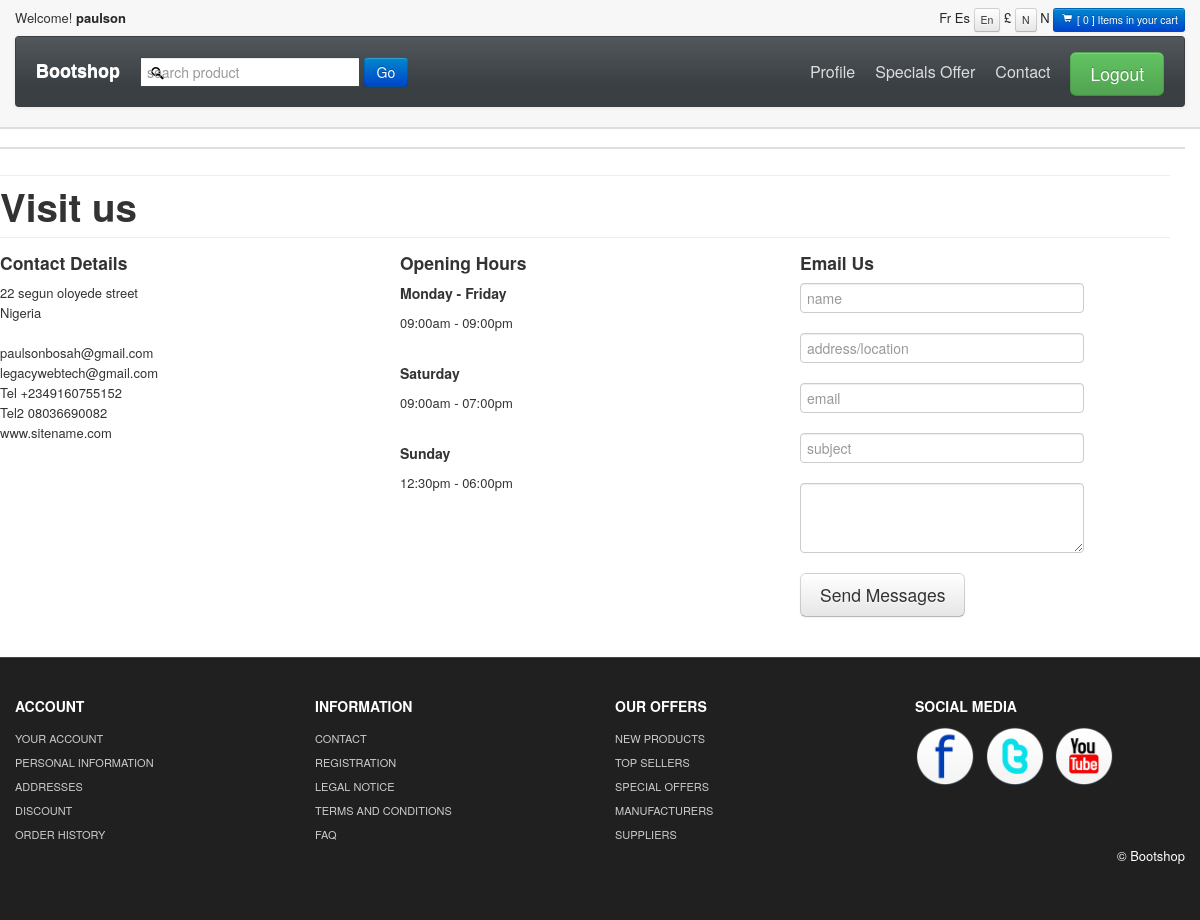
Page /contact/ (signed in) on the committed database.
### Store/models.py (models this page shows, shortened)
class MyUser(AbstractBaseUser):
    first_name = models.CharField(verbose_name="first name", max_length=60)
    last_name = models.CharField(verbose_name="last name", max_length=60)
    username = models.CharField(verbose_name="username", max_length=30, unique=True, null=True, blank=True)
    email = models.EmailField(verbose_name="email address", max_length=60, unique=True)
    date_joined = models.DateTimeField(verbose_name="date joined", auto_now_add=True)
    last_login = models.DateTimeField(verbose_name="last login", auto_now=True)
    is_staff = models.BooleanField(default=False)
    is_superuser = models.BooleanField(default=False)
    is_active = models.BooleanField(default=True)
    @property
    def name(self):
        return f'{self.first_name} {self.last_name}'
    USERNAME_FIELD = "email"
    REQUIRED_FIELDS = ['first_name', 'last_name']
    objects = MyUserManager()
    def __str__(self):
        return self.name
    '''
    Make sure to set this custom model as our user model in settings.py
    AUTH_USER_MODEL = "App.CustomUserModel"
    Make sure to delete previous migration files incase of errors
    Then make migrations
    '''

class CompanyInfo(models.Model):
    logo = models.ImageField(upload_to="Images/Company", blank=True, null=True)
    name = models.CharField(max_length=150, blank=False, null=False)
    address = models.CharField(max_length=150, blank=True, null=True)
    country = models.CharField(max_length=60, blank=True, null=True)
    email1 = models.EmailField(blank=False, null=False)
    email2 = models.EmailField(blank=True, null=True)
    phone1 = models.CharField(max_length=25, blank=False, null=False)
    phone2 = models.CharField(max_length=25, blank=True, null=True)
    website = models.CharField(max_length=100, blank=True, null=True)
    facebook_link = models.URLField(max_length=2000, blank=True, null=True)
    twitter_link = models.URLField(max_length=2000, blank=True, null=True)
    instagram_link = models.URLField(max_length=2000, blank=True, null=True)
    youtube_link = models.URLField(max_length=200, blank=True, null=True)
    currency = models.CharField(max_length=60, null=False, blank=False,  help_text="e.g dollar")
    currency_shortcode = models.CharField(max_length=3, null=False, blank=False, help_text="e.g usd")
    currency_symbol = models.CharField(max_length=1, null=False, blank=False,  help_text="e.g $")
    public_key = models.CharField(max_length=160, blank=True, null=True)
    secret_key = models.CharField(max_length=160, blank=True, null=True)
    google_analytics = models.TextField(max_length=3000, blank=True, null=True)

### Store/views.py (the view, shortened to what this page needs)
# urls.py: path('contact/', views.contact, name='contact'),
def contact(request):
    try:
        customer = request.user.customer
    except:
        try:
            device = request.COOKIES['device']
        except:
            return redirect('/')
        customer, created = Customer.objects.get_or_create(device=device)
    order, created = Order.objects.get_or_create(customer=customer, complete=False)
    item_total = order.item_total
    total = order.total
    context = {'item_total':item_total, 'total':total, 'company': company,}
    return render(request, 'contact.html', context)

### Store/models.py (called while the page is built)
    @property
    def price_total(self):
        orderitems = self.orderitem_set.all()
        total = sum([item.item_price_total for item in orderitems])
        return  total

    @property
    def discount_total(self):
        orderitems = self.orderitem_set.all()
        total = sum([item.product.discount for item in orderitems])
        return total

    @property
    def tax_total(self):
        orderitems = self.orderitem_set.all()
        total = sum([item.product.tax for item in orderitems])
        return total

    @property
    def shipping_fee_total(self):
        orderitems = self.orderitem_set.all()
        total = sum([item.product.shipping_fee for item in orderitems])
        return total

    @property
    def item_total(self):
        orderitems = self.orderitem_set.all()
        total = sum([item.quantity for item in orderitems])
        if self.delivered == True:
            for i in orderitems:
                i.quantity = 0
                total = i.quantity
        return  total

    @property
    def total(self):
        total = (self.price_total + self.shipping_fee_total + self.tax_total) - self.discount_total
        return total

### Templates/contact.html (shortened to what this page needs)
{% extends 'base.html' %}
{% load static %}
{% block body %}
<div id="mainBody">
<div class="container">
	<hr class="soften">
	<h1>Visit us</h1>
	<hr class="soften"/>
	<div class="row">
		<div class="span4">
		<h4>Contact Details</h4>
		<p>	{{company.address}}<br>{{company.country}}
			<br/><br/>
			{{company.email1}}<br/>
			{% if company.email2 %}{{company.email2}}<br/>{% endif %}
			﻿Tel {{company.phone1}}<br/>
			{% if company.phone2 %}﻿Tel2 {{company.phone2}}<br/>{% endif %}
			{{company.website}}
		</p>
		</div>
		<div class="span4">
		<h4>Opening Hours</h4>
			<h5> Monday - Friday</h5>
			<p>09:00am - 09:00pm<br/><br/></p>
			<h5>Saturday</h5>
			<p>09:00am - 07:00pm<br/><br/></p>
			<h5>Sunday</h5>
			<p>12:30pm - 06:00pm<br/><br/></p>
		</div>
		<div class="span4">
		<h4>Email Us</h4>
		<form class="form-horizontal" method="POST">
        <fieldset>
          <div class="control-group">
              <input type="text" name="name" placeholder="name" class="input-xlarge"/>
          </div>
		  <div class="control-group">
              <input type="text" name="location" placeholder="address/location" class="input-xlarge"/>
          </div>
		   <div class="control-group">
              <input type="text" name="email" placeholder="email" class="input-xlarge"/>
          </div>
		   <div class="control-group">
              <input type="text" name="subject" placeholder="subject" class="input-xlarge"/>
          </div>
          <div class="control-group">
              <textarea rows="3" name="message" id="textarea" class="input-xlarge"></textarea>
          </div>
            <button class="btn btn-large" name="message" type="submit">Send Messages</button>
        </fieldset>
      </form>
	  </div>
	</div>
</div>
</div>
{% endblock %}

### Templates/base.html (shortened to what this page needs)
{% load static %}
<!DOCTYPE html>
<html lang="en">
  <head>
    <link id="callCss" rel="stylesheet" href="{% static 'themes/bootshop/bootstrap.min.css' %}" media="screen"/>
    <link href="{% static 'themes/css/base.css' %}" rel="stylesheet" media="screen"/>
	<link href="{% static 'themes/css/bootstrap-responsive.min.css' %}" rel="stylesheet"/>
	<link href="{% static 'themes/css/font-awesome.css' %}" rel="stylesheet" type="text/css">
	<link href="{% static 'themes/js/google-code-prettify/prettify.css' %}" rel="stylesheet"/>
  </head>
<body>
<div id="header">
<div class="container">
<div id="welcomeLine" class="row">
    {% if user.is_authenticated %}
	<div class="span6">Welcome! <strong><a href="{% url 'Store:profile' request.user.id %}">{{ user.first_name }}<a/></strong></div>
    {% else %}
    <div class="span6">Welcome! <strong>user</strong></div>
    {% endif %}
	<div class="span6">
	<div class="pull-right">
		<span class="">Fr</span>
		<span class="">Es</span>
		<span class="btn btn-mini">En</span>
		<span>&pound;</span>
		<span class="btn btn-mini">{{company.currency_symbol}}{{ order.total }}</span>
		<span class="">{{company.currency_symbol}}</span>
		<a href="{% url 'Store:cart' %}"><span class="btn btn-mini btn-primary"><i class="icon-shopping-cart icon-white"></i> [ {{ item_total }} ] Items in your cart </span> </a>
	</div>
	</div>
</div>
<div id="logoArea" class="navbar">
  <div class="navbar-inner">
	{% if company.logo %}
    <a class="brand" href="{% url 'Store:index' %}"><img src="{{company.logo.url}}" alt="Logo"/></a>
	{% elif company.name %}
	<a class="brand" href="{% url 'Store:index' %}" id="logo-name">{{company.name}}</a>
	{% else %}
	<a class="brand" href="{% url 'Store:index' %}"><img src="{% static 'themes/images/logo.png' %}" alt="Logo"/></a>
	{% endif %}
		<form class="form-inline navbar-search" method="POST" action="#">
		<input id="srchFld" class="srchTxt" name="search" type="text" placeholder="search product" />
		  <button type="submit" id="submitButton" class="btn btn-primary">Go</button>
    	</form>
    <ul id="topMenu" class="nav pull-right">
	{% if user.is_authenticated %}
	 <li class=""><a href="{% url 'Store:profile' request.user.id %}">Profile</a></li>
	 <li class=""><a href="special_offer.html">Specials Offer</a></li>
	 {% endif %}
	 <li class=""><a href="{% url 'Store:contact' %}">Contact</a></li>
	 <li class="">
	 {% if user.is_authenticated %}
	 <a href="{% url 'Store:logout' %}" role="button" data-toggle="modal" style="padding-right:0"><span class="btn btn-large btn-success">Logout</span></a>
	 {% else %}
	 <a href="{% url 'Store:login' %}" role="button" data-toggle="modal" style="padding-right:0"><span class="btn btn-large btn-success">Login</span></a>
	 {% endif %}
	</li>
    </ul>
  </div>
</div>
</div>
</div>
<div id="mainBody">
	<div class="container">
	<div class="row">
{% block body %}
{% endblock %}
		</div>
		</div>
	</div>
	<div  id="footerSection">
	<div class="container">
		<div class="row">
			<div class="span3">
				<h5>ACCOUNT</h5>
				<a href="login.html">YOUR ACCOUNT</a>
				<a href="login.html">PERSONAL INFORMATION</a>
				<a href="login.html">ADDRESSES</a>
				<a href="login.html">DISCOUNT</a>
				<a href="login.html">ORDER HISTORY</a>
			 </div>
			<div class="span3">
				<h5>INFORMATION</h5>
				<a href="{% url 'Store:contact' %}">CONTACT</a>
				<a href="register.html">REGISTRATION</a>
				<a href="legal_notice.html">LEGAL NOTICE</a>
				<a href="tac.html">TERMS AND CONDITIONS</a>
				<a href="faq.html">FAQ</a>
			 </div>
			<div class="span3">
				<h5>OUR OFFERS</h5>
				<a href="#">NEW PRODUCTS</a>
				<a href="#">TOP SELLERS</a>
				<a href="special_offer.html">SPECIAL OFFERS</a>
				<a href="#">MANUFACTURERS</a>
				<a href="#">SUPPLIERS</a>
			 </div>
			<div id="socialMedia" class="span3 pull-right">
				<h5>SOCIAL MEDIA </h5>
				{% if company.facebook_link %}
				<a href="{{company.facebook_link}}"><img width="60" height="60" src="{% static 'themes/images/facebook.png' %}" title="facebook" alt="facebook link"/></a>
				{% endif %}
				{% if company.twitter_link %}
				<a href="{{company.twitter_link}}"><img width="60" height="60" src="{% static 'themes/images/twitter.png' %}" title="twitter" alt="twitter link"/></a>
				{% endif %}
				{% if company.youtube_link %}
				<a href="company.youtube_link"><img width="60" height="60" src="{% static 'themes/images/youtube.png' %}" title="youtube" alt="youtube link"/></a>
				{% endif %}
			 </div>
		 </div>
		<p class="pull-right">&copy; Bootshop</p>
	</div>
	</div>
</body>
</html>

### Static/themes/css/base.css (style rules this page uses)
#mainBody { border-top:2px solid #dedede; padding-top: 18px; }
#carouselBlk,#header { background: url(../images/headerRepeat.png) repeat-x 0 0 #f7f7f7; }
#srchFld { background: url(../images/search.png) no-repeat 4px center #fff; }
#logoArea, #logoArea a { line-height:49px; }
#logoArea .btn, #logoArea .btn-group { margin-top: 0; }
#welcomeLine { padding: 8px 0 4px }
#footerSection { background: #202020;color: white;padding: 28px 0 44px;margin-top: 20px;border-top: 1px solid #444; }
#footerSection a { color:#ccc; font-size:11px; padding:0; line-height:24px; display:block; }
#footerSection #socialMedia a { min-width:25px; display:inline; margin-right:6px; text-align:center; line-height:1.5em; }
#socialMedia img { max-width:60px; }
.navbar-search .srchTxt { border-radius: 0;border: 1px solid #444; }
[class^="icon-"], [class*=" icon-"] { background-image: none; }
.navbar .nav > li > a { padding:10px;color: #DDD;text-shadow: none;font-size: 16px; }
#logoArea, #logoArea a { outline:none; }
.navbar .nav.pull-right, #sideManu { overflow:hidden; }
.navbar-search { margin-top: 8px; }

### Templates/base.html (style rules this page uses)
#logo-name { color: #fff; font-size: large; font-weight: bold; font-family: 'Lucida Sans', 'Lucida Sans Regular', 'Lucida Grande', 'Lucida Sans Unicode', Geneva, Verdana, sans-serif; }

### rows in the picture
MyUser: first_name "paulson"
CompanyInfo: currency_symbol "N", name "Bootshop", address "22 segun oloyede street", country "Nigeria", email1 "paulsonbosah@gmail.com", email2 "legacywebtech@gmail.com", phone1 "+2349160755152", phone2 "08036690082", website "www.sitename.com"

### other values in the picture
{{ item_total }} "0"
